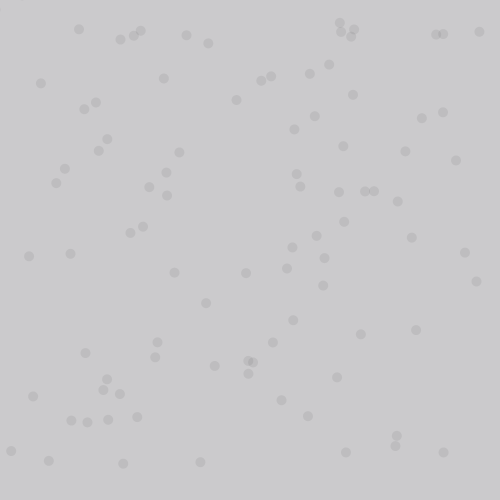
Frame 1 (no input)
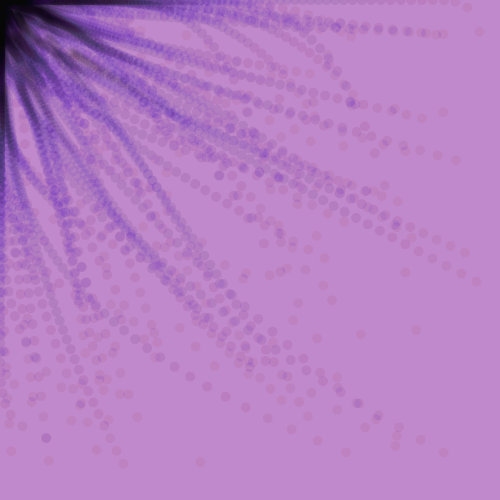
Frame 60 (the mouse pressed at the canvas centre just before this capture)
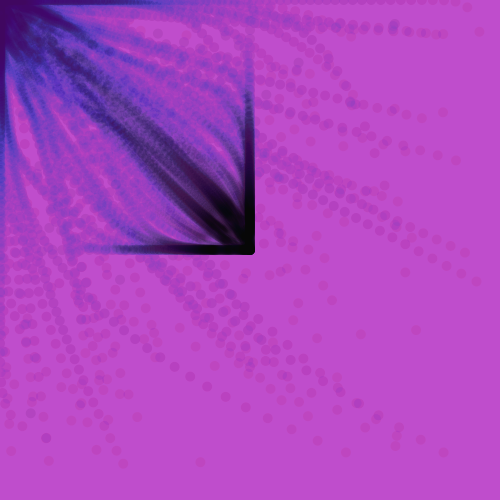
Frame 120 (the mouse held since frame 60 and released just before this capture)

The Processing sketch that drew these frames (run headless with seeded random() and noise(); from frame 60 on, the mouse is pressed at the canvas centre):

// Processing sketch: processing_173291
// ── processing_173291.pde

/*
 Jesus C Gonzalez
 Follow Me
 2014
 */

int amount = 100;

follower [] f = new follower[amount];

void setup() {
  size(500, 500);
   for(int i=0; i<amount; i++){
  f[i] = new follower(random(0,width), random(0,height), random(0,40),random(0, 40), 10); 
  noStroke();
   }
}

void draw() {
  fill(100, 0, 255, 2);
  rect(0, 0, width, height);
     for(int i=0; i<amount; i++){

  f[i].run();
     }
}

///////////////////////////////////////
//////////Class follower///////////////
///////////////////////////////////////

class follower {
 
  float myX, myY, vx, vy;
  int sz; 

  follower(float _x, float _y, float _vx, float _vy, int _sz) {
    myX = _x;
    myY = _y;
    vx = _vx;
    vy = _vy;
    sz = _sz;
  }

  void run() {
    update();
    drawing();
  }

  void update() {

    float distanceX = mouseX-myX;
    float distanceY = mouseY-myY;

    myX += distanceX/vx;
    myY += distanceY/vy;
  }

  void drawing() {
    fill(0, 16);
    ellipse(myX, myY, sz, sz);
  }
}
